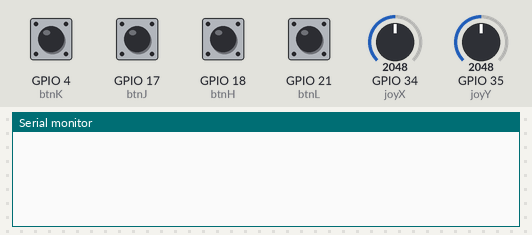
The sketch below on a simulated ESP32. Shown: the last lines printed to the serial monitor. The test bench sets the inputs (shaded band); at power-on: GPIO 4 (btnK), GPIO 17 (btnJ), GPIO 18 (btnH), GPIO 21 (btnL) HIGH, GPIO 34 (joyX) = 2048, GPIO 35 (joyY) = 2048. WiFi joins after 1.5 s; servers stay silent unless stated.

Above: at 2.8 s.
2.9 s: GPIO 34 (joyX) set to 3603
At 3.3 s:
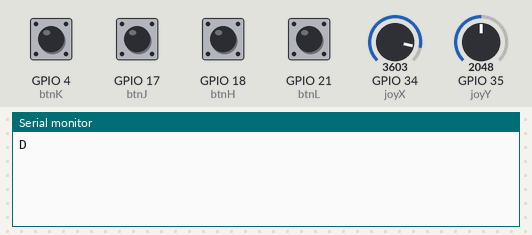
4.4 s: GPIO 35 (joyY) set to 3603
At 5.0 s:
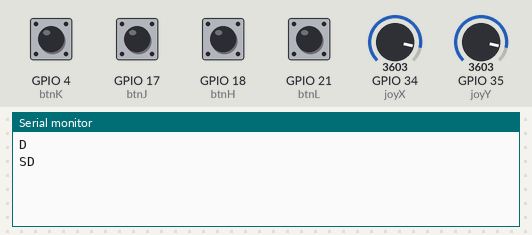
5.9 s: GPIO 4 (btnK) pulled LOW for 0.15 s
At 6.4 s:
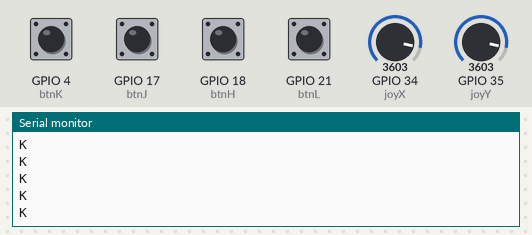
7.5 s: GPIO 17 (btnJ) pulled LOW for 0.15 s
At 8.8 s:
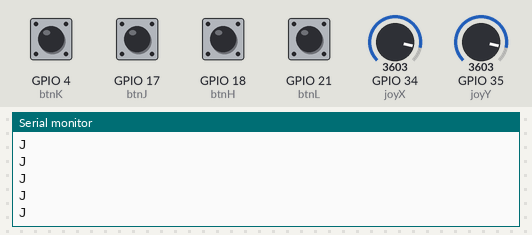
9.1 s: GPIO 18 (btnH) pulled LOW for 0.15 s
At 10.4 s:
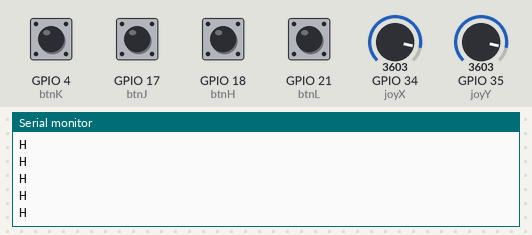
10.7 s: GPIO 21 (btnL) pulled LOW for 0.15 s
At 12.0 s:
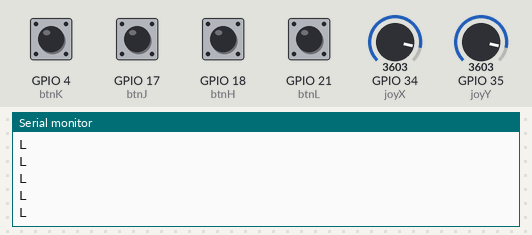

The sketch:

ESP32_Code.ino
```cpp
#include <WiFi.h>
#include <WiFiUdp.h>

const char* ssid     = "*WI-Fi Name*";
const char* password = "Wi-Fi Passswd";

const char* laptopIP   = "*Your Laptop IP*";
const int   laptopPort = 4210; //Keep it same

WiFiUDP udp;

// buttons
const int btnH = 18;
const int btnJ = 17;
const int btnK = 4;
const int btnL = 21;

// joyslltick
const int joyX = 34;
const int joyY = 35;

const int DZ = 900;   // deadzone

void sendMsg(const char* msg) {
  udp.beginPacket(laptopIP, laptopPort);
  udp.print(msg);
  udp.endPacket();
  Serial.println(msg);
}

void setup() {
  Serial.begin(115200);

  pinMode(btnH, INPUT_PULLUP);
  pinMode(btnJ, INPUT_PULLUP);
  pinMode(btnK, INPUT_PULLUP);
  pinMode(btnL, INPUT_PULLUP);

  WiFi.begin(ssid, password);
  while (WiFi.status() != WL_CONNECTED) delay(200);

  udp.begin(4211);
}

String lastState = "CENTER";

String getJoyState() {
  int x = analogRead(joyX);
  int y = analogRead(joyY);

  int xs = 0;
  int ys = 0;

  if (x < (2048 - DZ)) xs = -1;
  else if (x > (2048 + DZ)) xs = 1;

  if (y < (2048 - DZ)) ys = 1;       // up
  else if (y > (2048 + DZ)) ys = -1; // down

  if (xs == 0 && ys == 0) return "CENTER";

  if (ys == 1 && xs == -1) return "WA";
  if (ys == 1 && xs ==  1) return "WD";
  if (ys == -1 && xs == -1) return "SA";
  if (ys == -1 && xs ==  1) return "SD";

  if (ys == 1) return "W";
  if (ys == -1) return "S";
  if (xs == -1) return "A";
  if (xs == 1) return "D";

  return "CENTER";
}

void loop() {
  if (digitalRead(btnH) == LOW) sendMsg("H");
  if (digitalRead(btnJ) == LOW) sendMsg("J");
  if (digitalRead(btnK) == LOW) sendMsg("K");
  if (digitalRead(btnL) == LOW) sendMsg("L");

  String js = getJoyState();

  if (js != lastState) {
    sendMsg(js.c_str());
    lastState = js;
  }

  delay(30);
}
```

Measured:
- after the input at 2.9 s, the serial monitor: prints a new line at once (image 1)
- after the input at 4.4 s, the serial monitor: prints a new line at once (image 2)
- after the input at 5.9 s, the serial monitor: prints a new line at once (image 3)
- after the input at 7.5 s, the serial monitor: prints a new line at once (image 4)
- after the input at 9.1 s, the serial monitor: prints a new line at once (image 5)
- after the input at 10.7 s, the serial monitor: prints a new line at once (image 6)
